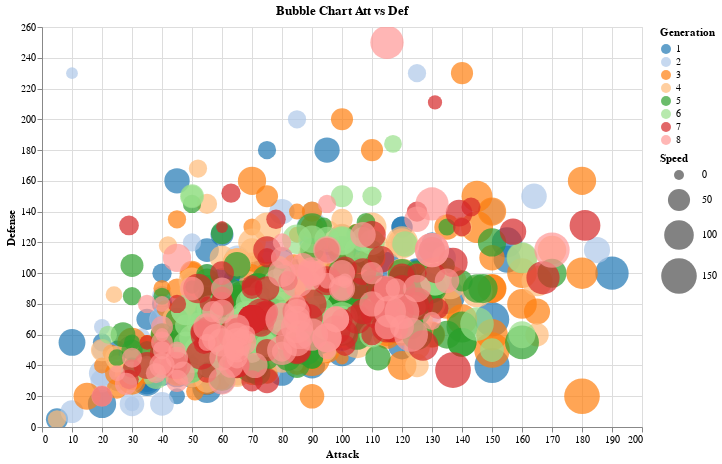

The notebook cell this image was saved under:
### Markdown cell above
<b1><u><b>a:Bubble Chart   </b></u></b1>

### Code cell
import altair as alt

# Sorting by generation to avoid earlier gen pokemon hidden behind later gen pokemon.
source=df.sort_values("generation")


chart= alt.Chart(source).encode(
    x=alt.X('attack',type="quantitative",title="Attack"),
    y=alt.Y("defense",type="quantitative",title="Defense"),
    tooltip=["name","attack","defense","speed","generation"]
)

#sized by speed
size=alt.Size("speed",type="quantitative",title="Speed",scale=alt.Scale(range=[100,1500]))

#colored by generation
#using nominal type since question says use a different type(for categorical colour scale).
color=alt.Color("generation",type="nominal",title="Generation",scale=alt.Scale(scheme="category20"))


#bubble chart
bubblechart=chart.mark_circle().encode(size=size,color=color
).properties(
    width=600,
    height=400,
    title="Bubble Chart Att vs Def"
).interactive()

#print
bubblechart

# References:https://vega.github.io/vega/docs/schemes/

### Figure 1 — Vega-Lite specification as saved in the notebook (floating-point values rounded to 4 significant figures; data arrays with more than 128 entries replaced by an {"elided": "..."} marker saying what was removed)
{"config": {"view": {"continuousWidth": 400, "continuousHeight": 300}}, "data": {"name": "data-6b2caa234c74aefff5f9c1a0cd451184"}, "mark": "circle", "encoding": {"color": {"field": "generation", "scale": {"scheme": "category20"}, "title": "Generation", "type": "nominal"}, "size": {"field": "speed", "scale": {"range": [100, 1500]}, "title": "Speed", "type": "quantitative"}, "tooltip": [{"field": "name", "type": "nominal"}, {"field": "attack", "type": "quantitative"}, {"field": "defense", "type": "quantitative"}, {"field": "speed", "type": "quantitative"}, {"field": "generation", "type": "quantitative"}], "x": {"field": "attack", "title": "Attack", "type": "quantitative"}, "y": {"field": "defense", "title": "Defense", "type": "quantitative"}}, "height": 400, "selection": {"selector016": {"type": "interval", "bind": "scales", "encodings": ["x", "y"]}}, "title": "Bubble Chart Att vs Def", "width": 600, "$schema": "https://vega.github.io/schema/vega-lite/v4.17.0.json", "datasets": {"data-6b2caa234c74aefff5f9c1a0cd451184": {"elided": "1028 records"}}}
